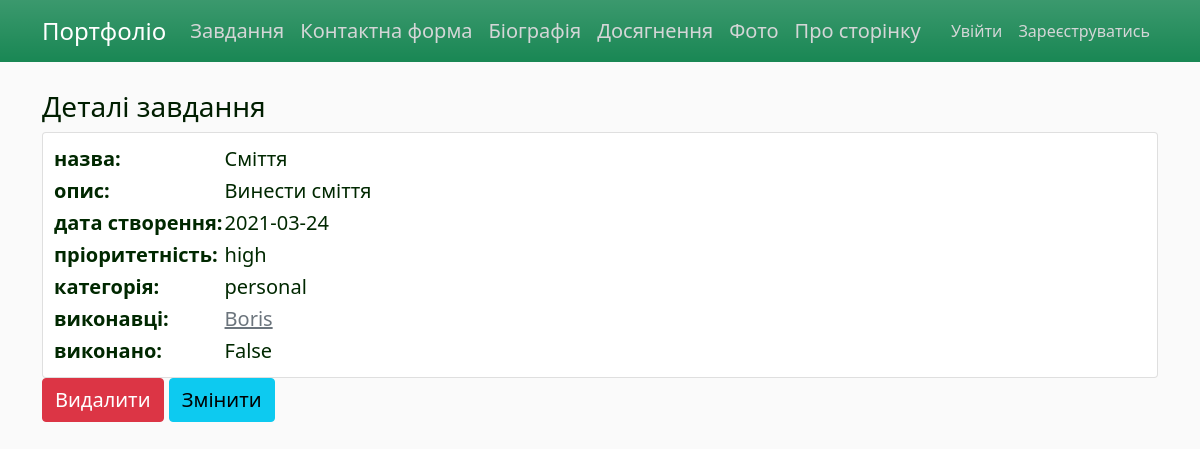
The page /task/2 on the database as committed earlier.
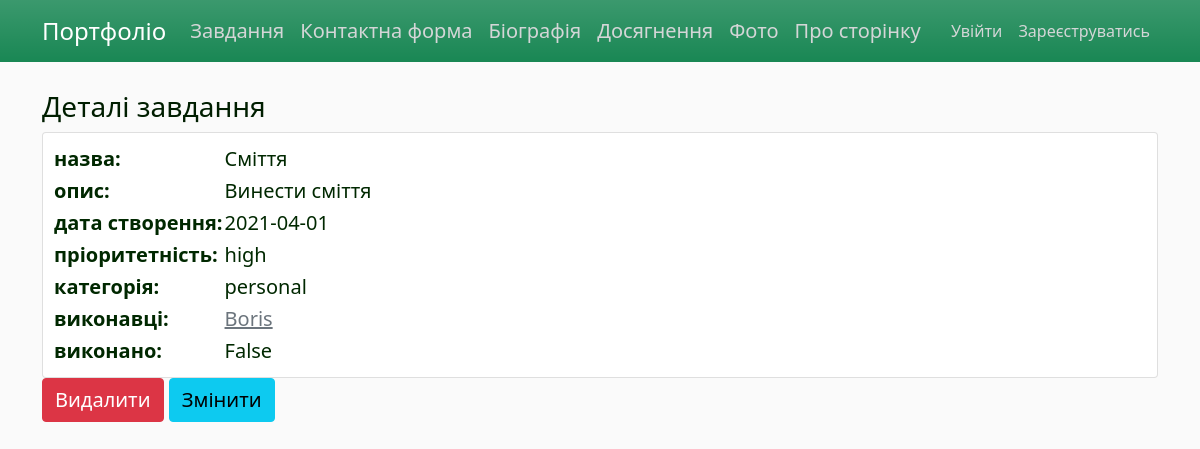
The same page on the database as committed later.
### app/models.py (models this page shows, shortened)
class Task(db.Model):
    id = db.Column(db.Integer, primary_key=True)
    title = db.Column(db.String(80), nullable=False)
    description = db.Column(db.Text, nullable=False)
    created = db.Column(db.DateTime, default=datetime.utcnow)
    priority = db.Column(db.Enum(EnumPriority), default='low')
    is_done = db.Column(db.Boolean, default=False)
    category_id = db.Column(db.Integer(), db.ForeignKey('category.id'))

### app/views.py (the view)
@app.route("/task/<int:id>")
def task_detail(id):
    task = Task.query.get(id)
    return render_template('task_detail.html', title='Завдання', task=task)

### app/views.py (called while the page is built)
@app.after_request
def after_request_func(response):
    if current_user:
        current_user.last_time_seen = datetime.utcnow()
        try:
            db.session.commit()
        except:
            db.session.rollback()
    return response

### app/templates/task_detail.html
{% extends "layout.html" %}
{% block content %}
<h3> Деталі завдання </h3>
  <table class="card">
    <tr>
        <td><b>назва:</b></td>
      <td>{{ task.title }}</td>
    </tr>
    <tr>
      <td><b>опис:</b></td>
      <td>{{ task.description }}</td>
    </tr>
    <tr>
      <td><b>дата створення:</b></td>
      <td>{{ task.created.strftime('%Y-%m-%d') | safe}}</td>
    </tr>
    <tr>
      <td><b>пріоритетність:</b></td>
      <td>{{ task.priority.name }}</td>
    </tr>
    <tr>
      <td><b>категорія:</b></td>
      <td>{{ task.categor.name }}</td>
    </tr>
    <tr>
      <td><b>виконавці:</b></td>
      <td>
        {% for t in task.for_empl %}
          <a href="{{url_for('employee_profile', id=t.id)}}" class="link-secondary"> {{ t.name }}</a><br>
        {% endfor %}
      </td>
    </tr>
    <tr>
      <td><b>виконано:</b></td>
      <td>{{ task.is_done }}</td>
    </tr>
  </table>
    <a href="{{url_for('task_delete', id=task.id)}}" class="btn btn-danger fs-5"> Видалити </a>
    <a href="{{url_for('task_update', id=task.id)}}" class="btn btn-info fs-5"> Змінити </a>
{% endblock content %}

Rows that differ between the two databases and show on the page:
changed Task "Сміття": created "2021-03-24" → "2021-04-01"
